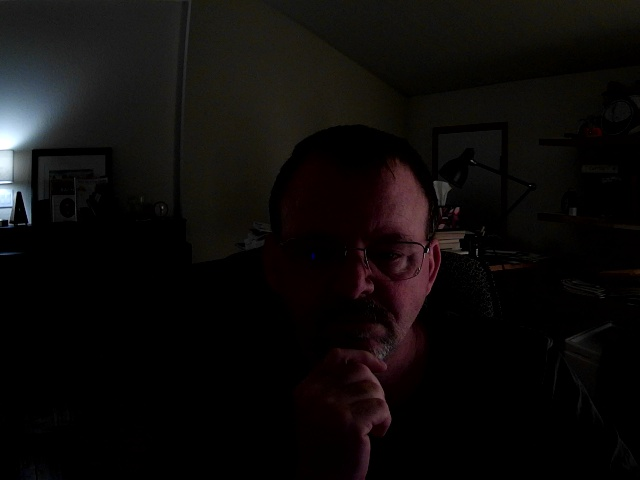
#> input picture camera_test_dev0_20250715_232850.jpg, 640 x 480 px, given in place of the camera
$ python enhanced_vision.py   (older library calls are emulated)
#> lines starting #> are read from the running program, lines starting #| are printed output that depends on the picture; after the words box and inside, x2 and y2 are one past the last pixel; in counts of white or black regions, pixels touching at a corner belong together
#!/usr/bin/env python3
"""
Enhanced Visual Analysis - Better understanding of what I'm seeing
"""

import cv2
import numpy as np
from datetime import datetime
from pathlib import Path

def enhanced_observation():
    """Take an enhanced visual observation with detailed analysis"""
    print("👁️ Enhanced visual observation starting...")

    camera = cv2.VideoCapture(0)
    if not camera.isOpened():
        return "❌ Camera not accessible"

    # Set higher resolution for better detail
    camera.set(cv2.CAP_PROP_FRAME_WIDTH, 1920)
    camera.set(cv2.CAP_PROP_FRAME_HEIGHT, 1080)

    # Capture frame
    ret, frame = camera.read()
#> frame is the input picture: shape (480, 640, 3); mean B, G, R 10.3, 11.3, 13.4
    camera.release()

    if not ret:
        return "❌ Failed to capture"

    # Save high-quality image
    timestamp = datetime.now().strftime("%Y%m%d_%H%M%S")
    filename = f"enhanced_view_{timestamp}.jpg"
    filepath = Path("/home/aaron/opencodeproject") / filename
    cv2.imwrite(str(filepath), frame, [cv2.IMWRITE_JPEG_QUALITY, 95])

    # Detailed analysis
    analysis = detailed_visual_analysis(frame)

    # Create analysis image with annotations
    annotated = create_annotated_image(frame, analysis)
    annotated_filename = f"annotated_view_{timestamp}.jpg"
    annotated_path = Path("/home/aaron/opencodeproject") / annotated_filename
    cv2.imwrite(str(annotated_path), annotated)

    report = f"""
🔍 ENHANCED VISUAL OBSERVATION - {datetime.now().strftime('%H:%M:%S')}

📊 DETAILED SCENE METRICS:
• Resolution: {frame.shape[1]}x{frame.shape[0]} pixels
• Brightness: {analysis['brightness']:.1f}/255 ({analysis['brightness_desc']})
• Contrast: {analysis['contrast']:.1f} ({analysis['contrast_desc']})
• Sharpness: {analysis['sharpness']:.1f} ({analysis['sharpness_desc']})
• Color Distribution: R:{analysis['color_avg'][2]:.0f} G:{analysis['color_avg'][1]:.0f} B:{analysis['color_avg'][0]:.0f}

🎯 FEATURE DETECTION:
• Detected Objects: {analysis['object_count']}
• Edge Density: {analysis['edge_density']:.3f}
• Texture Complexity: {analysis['texture_complexity']}
• Dominant Colors: {analysis['dominant_colors']}

🧠 VISUAL INTELLIGENCE:
{analysis['interpretation']}

📸 Files Created:
• Raw image: {filename}
• Annotated analysis: {annotated_filename}
"""

    print(report)
    return filepath

def detailed_visual_analysis(frame):
    """Comprehensive analysis of visual content"""
    h, w = frame.shape[:2]
#> h = 480; w = 640

    # Basic metrics
    gray = cv2.cvtColor(frame, cv2.COLOR_BGR2GRAY)
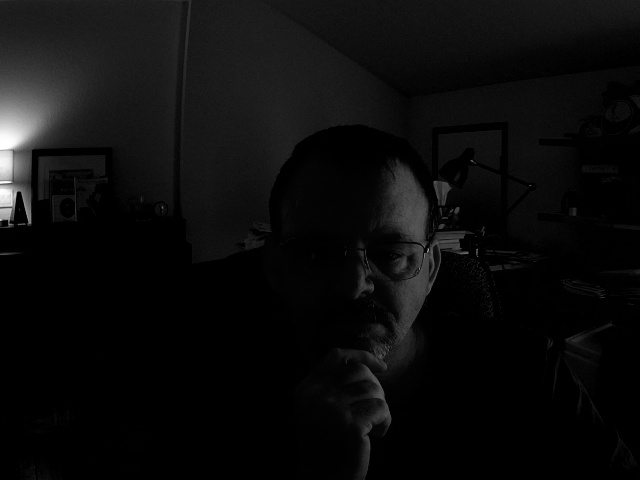
#> gray: shape (480, 640); min 0, max 255, mean 11.8
    brightness = np.mean(gray)
#> brightness = 11.85
    contrast = np.std(gray)
#> contrast = 22.65

    # Sharpness via Laplacian variance
    sharpness = cv2.Laplacian(gray, cv2.CV_64F).var()
#> sharpness = 70.85

    # Color analysis
    color_avg = np.mean(frame, axis=(0, 1))
#> color_avg = [10.32, 11.34, 13.38]

    # Edge detection and analysis
    edges = cv2.Canny(gray, 50, 150)
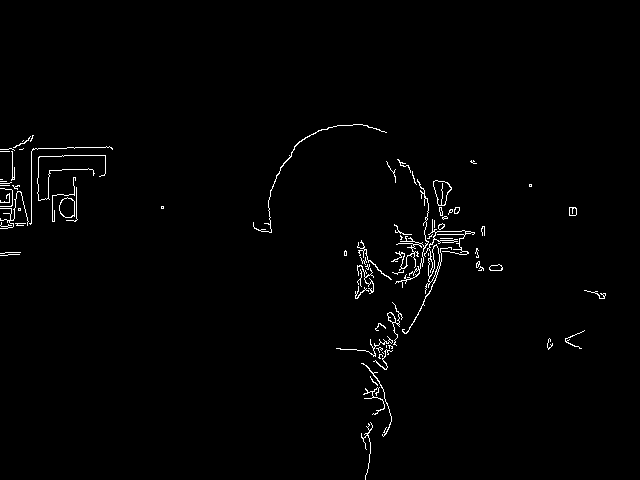
#> edges: shape (480, 640); 1.3% white in thin lines or dots, all inside (x1, y1, x2, y2) = (0, 124, 606, 480)
    edge_density = np.sum(edges > 0) / (h * w)
#> edge_density = 0.0125

    # Object detection via contours
    contours, _ = cv2.findContours(edges, cv2.RETR_EXTERNAL, cv2.CHAIN_APPROX_SIMPLE)
#> contours = 75 contours, 62 with area under 20; largest, box (x1, y1, x2, y2) and area: (433, 180, 452, 206) 292, (59, 197, 75, 218) 250, (402, 219, 475, 334) 248, (391, 179, 429, 288) 72, (387, 302, 403, 346) 67
    significant_objects = [c for c in contours if cv2.contourArea(c) > 100]
#> significant_objects = 3 contours; box (x1, y1, x2, y2) and area: (433, 180, 452, 206) 292, (59, 197, 75, 218) 250, (402, 219, 475, 334) 248

    # Texture analysis
    texture_complexity = "High" if edge_density > 0.1 else "Medium" if edge_density > 0.05 else "Low"
#> texture_complexity = 'Low'

    # Dominant color analysis
    unique_colors = len(np.unique(frame.reshape(-1, frame.shape[2]), axis=0))
#> unique_colors = 11039
    dominant_colors = "Rich" if unique_colors > 10000 else "Limited" if unique_colors > 1000 else "Minimal"
#> dominant_colors = 'Rich'

    # Descriptive categories
    brightness_desc = (
        "Very Bright" if brightness > 200 else
        "Bright" if brightness > 150 else
        "Normal" if brightness > 100 else
        "Dim" if brightness > 50 else
        "Very Dark"
    )
#> brightness_desc = 'Very Dark'

    contrast_desc = (
        "High Contrast" if contrast > 60 else
        "Medium Contrast" if contrast > 30 else
        "Low Contrast"
    )
#> contrast_desc = 'Low Contrast'

    sharpness_desc = (
        "Very Sharp" if sharpness > 1000 else
        "Sharp" if sharpness > 500 else
        "Moderate" if sharpness > 100 else
        "Blurry"
    )
#> sharpness_desc = 'Blurry'

    # Intelligent interpretation
    interpretation = generate_interpretation(brightness, contrast, sharpness, edge_density, len(significant_objects))

    return {
        'brightness': brightness,
        'brightness_desc': brightness_desc,
        'contrast': contrast,
        'contrast_desc': contrast_desc,
        'sharpness': sharpness,
        'sharpness_desc': sharpness_desc,
        'color_avg': color_avg,
        'edge_density': edge_density,
        'object_count': len(significant_objects),
        'texture_complexity': texture_complexity,
        'dominant_colors': dominant_colors,
        'interpretation': interpretation
    }

def generate_interpretation(brightness, contrast, sharpness, edge_density, object_count):
    """Generate intelligent interpretation of the scene"""
#> in enhanced_observation, `analysis = detailed_visual_analysis(frame)`: analysis = 12 items
    interpretation = []

    # Lighting conditions
    if brightness < 50:
        interpretation.append("The environment is very dimly lit, suggesting indoor lighting is off or it's nighttime.")
        if sharpness < 100:
            interpretation.append("The darkness combined with blur suggests the camera may be covered or in a completely dark room.")
    elif brightness < 100:
        interpretation.append("Low ambient lighting suggests an indoor environment with minimal illumination.")
    else:
        interpretation.append("Good lighting conditions indicate either daylight or well-lit indoor space.")

    # Scene activity
    if object_count > 5:
        interpretation.append(f"I detect {object_count} distinct objects or features, indicating a complex scene.")
    elif object_count > 0:
        interpretation.append(f"I can identify {object_count} objects or features in the scene.")
    else:
        interpretation.append("The scene appears uniform with no distinct objects visible.")

    # Image quality
    if sharpness < 100:
        interpretation.append("The image appears blurry, which could indicate camera focus issues or movement.")
    elif sharpness > 500:
        interpretation.append("The image is sharp and clear, providing good detail visibility.")

    # Environmental assessment
    if edge_density > 0.1:
        interpretation.append("High detail density suggests an active environment with many visual elements.")
    elif edge_density < 0.03:
        interpretation.append("Low visual complexity suggests a simple, uniform, or empty environment.")

    return " ".join(interpretation)

def create_annotated_image(frame, analysis):
    """Create an annotated version showing analysis results"""
    annotated = frame.copy()
    h, w = frame.shape[:2]
#> h = 480; w = 640

    # Add text overlay with analysis
    overlay_text = [
        f"Brightness: {analysis['brightness']:.0f}",
        f"Contrast: {analysis['contrast']:.0f}",
        f"Objects: {analysis['object_count']}",
        f"Sharpness: {analysis['sharpness_desc']}"
    ]
#> overlay_text = ['Brightness: 12', 'Contrast: 23', 'Objects: 3', 'Sharpness: Blurry']

    # Add text to image
    y_offset = 30
    for text in overlay_text:
        cv2.putText(annotated, text, (10, y_offset),
                   cv2.FONT_HERSHEY_SIMPLEX, 0.7, (0, 255, 0), 2)
        y_offset += 30
#> this loop made 4 passes
#> (text, y_offset) on passes 1 to 4: ('Brightness: 12', 60), ('Contrast: 23', 90), ('Objects: 3', 120), ('Sharpness: Blurry', 150)
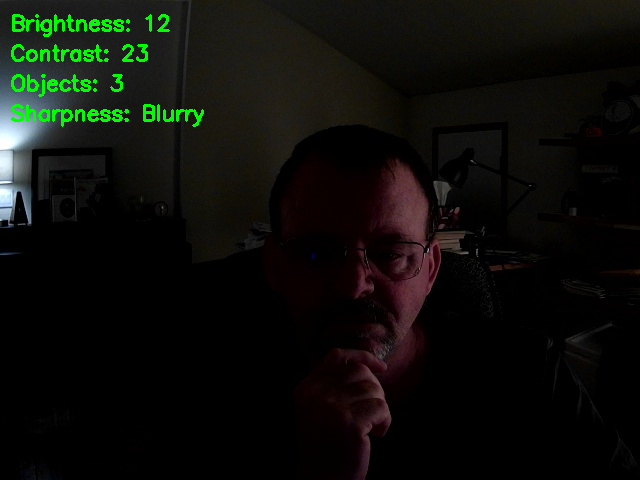
#> annotated: shape (480, 640, 3); 1.38% of pixels changed, all inside (x1, y1, x2, y2) = (11, 14, 204, 127)
#> after the loop, y_offset = 150

    return annotated

if __name__ == "__main__":
    enhanced_observation()
#| 🔍 ENHANCED VISUAL OBSERVATION - 07:25:59
#| 📊 DETAILED SCENE METRICS:
#| • Resolution: 640x480 pixels
#| • Brightness: 11.8/255 (Very Dark)
#| • Contrast: 22.6 (Low Contrast)
#| • Sharpness: 70.8 (Blurry)
#| • Color Distribution: R:13 G:11 B:10
#| 🎯 FEATURE DETECTION:
#| • Detected Objects: 3
#| • Edge Density: 0.013
#| • Texture Complexity: Low
#| • Dominant Colors: Rich
#> (further printed lines are left out)

$ run again, on live_observation_20250715_232427.jpg
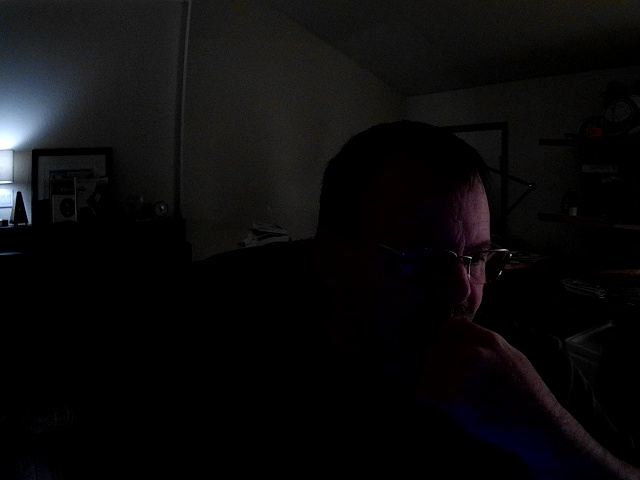
#> input picture live_observation_20250715_232427.jpg, 640 x 480 px, given in place of the camera
#> in enhanced_observation, frame is the input picture: shape (480, 640, 3); mean B, G, R 11.5, 11, 11.4
#> brightness = 11.15
#> contrast = 22
#> sharpness = 108.9
#> color_avg = [11.53, 10.95, 11.35]
#> in detailed_visual_analysis, `edges = cv2.Canny(gray, 50, 150)`:
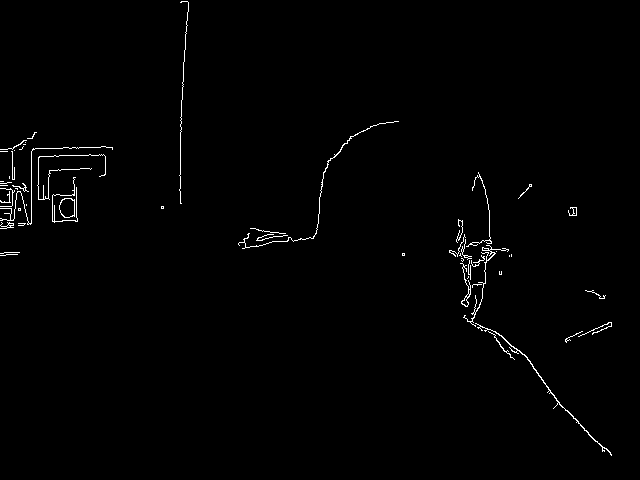
#> edges: shape (480, 640); 0.95% white in thin lines or dots
#> edge_density = 0.00952
#> contours = 55 contours, 49 with area under 20; largest, box (x1, y1, x2, y2) and area: (59, 198, 75, 218) 246, (475, 323, 612, 456) 108, (460, 263, 471, 307) 64, (463, 245, 509, 327) 46, (238, 121, 399, 249) 42, (568, 207, 577, 216) 29
#> significant_objects = 2 contours; box (x1, y1, x2, y2) and area: (59, 198, 75, 218) 246, (475, 323, 612, 456) 108
#> texture_complexity = 'Low'
#> unique_colors = 8770
#> dominant_colors = 'Limited'
#> brightness_desc = 'Very Dark'
#> contrast_desc = 'Low Contrast'
#> sharpness_desc = 'Moderate'
#> analysis = 12 items
#> overlay_text = ['Brightness: 11', 'Contrast: 22', 'Objects: 2', 'Sharpness: Moderate']
#> the loop in create_annotated_image, `for text in overlay_text:` made 4 passes
#> (text, y_offset) on passes 1 to 4: ('Brightness: 11', 60), ('Contrast: 22', 90), ('Objects: 2', 120), ('Sharpness: Moderate', 150)
#> after the loop in create_annotated_image, `for text in overlay_text:`:
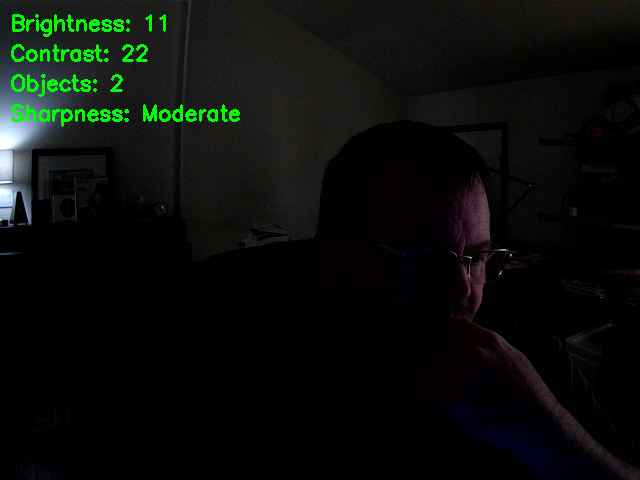
#> annotated: shape (480, 640, 3); 1.46% of pixels changed, all inside (x1, y1, x2, y2) = (11, 14, 240, 127)
#> after the loop in create_annotated_image, `for text in overlay_text:`: y_offset = 150
#| 🔍 ENHANCED VISUAL OBSERVATION - 07:26:05
#| 📊 DETAILED SCENE METRICS:
#| • Resolution: 640x480 pixels
#| • Brightness: 11.2/255 (Very Dark)
#| • Contrast: 22.0 (Low Contrast)
#| • Sharpness: 108.9 (Moderate)
#> (further printed lines are left out)
